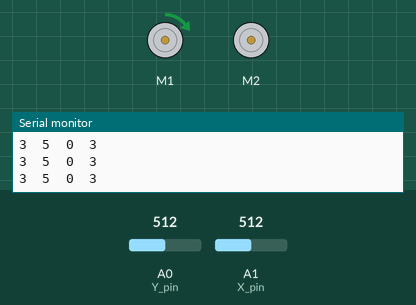
This sketch was run on a simulated Arduino Uno, built with avr-gcc and run on an emulated ATmega328P. Shown: 2 × DC motor (green arrow = forward, orange = backward, longer = faster), the last lines printed to the serial monitor. The test bench sets the inputs (shaded band); at power-on: A0 (Y_pin) = 512, A1 (X_pin) = 512.

Above: at 1.2 s.
1.3 s: A0 (Y_pin) set to 696
At 2.2 s:
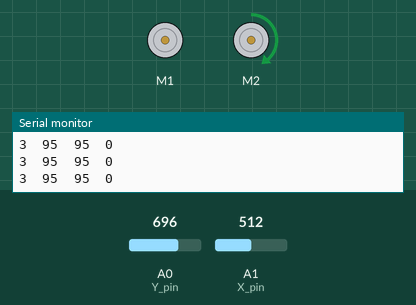
4.3 s: A0 (Y_pin) set to 724
At 4.6 s:
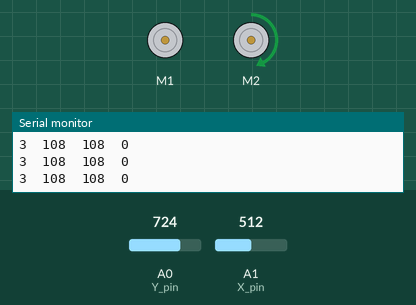
5.8 s: A1 (X_pin) set to 738
At 7.0 s:
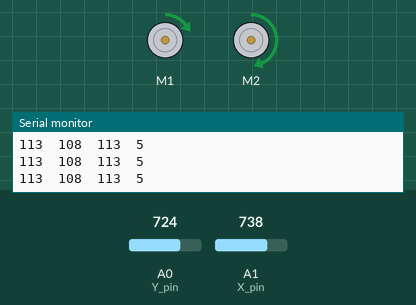
7.3 s: A1 (X_pin) set to 765
At 8.1 s:
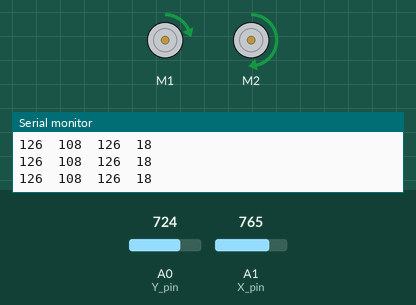
8.8 s: A0 (Y_pin) set to 749
At 9.1 s:
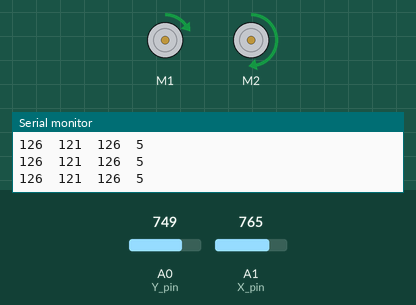
11.8 s: A1 (X_pin) set to 900
At 12.5 s:
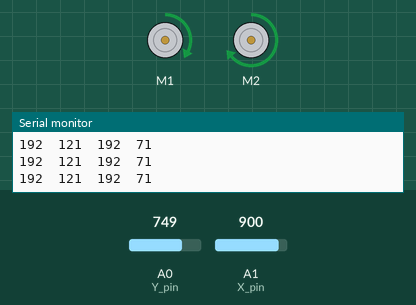
Timing chart, 0 to 14.3 s (numbered marks = the images above; inputs shaded):
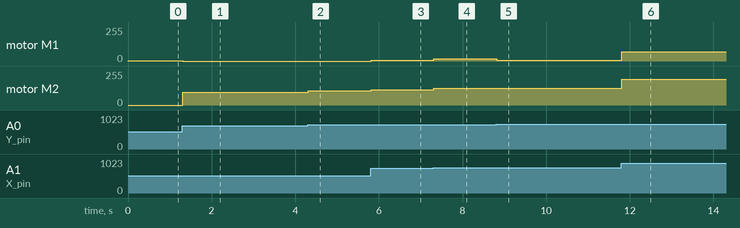

The sketch:

motors.ino
```cpp
#include <Wire.h>
#include <Adafruit_MotorShield.h>
#include "utility/Adafruit_MS_PWMServoDriver.h"
#define SW_pin 7
#define X_pin A1
#define Y_pin A0

Adafruit_MotorShield AFMS = Adafruit_MotorShield();
Adafruit_DCMotor *rightMotor = AFMS.getMotor(1);
Adafruit_DCMotor *leftMotor = AFMS.getMotor(2);

long x_pad, y_pad;
int rightSpeed, leftSpeed;
void setup() {
  pinMode(SW_pin, INPUT);
  digitalWrite(SW_pin, HIGH);
  Serial.begin(9600);
  Serial.println("Motor Test - Pad Analogico");
  AFMS.begin();
}

void loop() {
  x_pad = map(analogRead(X_pin), 0, 1023, 0, 500) - 247;
  y_pad = map(analogRead(Y_pin), 0, 1023, 0, 500) - 245;
  Serial.print(x_pad);
  Serial.print("\t");
  Serial.print(y_pad);
  Serial.print("\t");
  //1
  if (y_pad > 10 && x_pad > 10) {
    if (y_pad > x_pad) {
      leftSpeed = y_pad;
      rightSpeed = 0;
    }
    else {
      leftSpeed = x_pad;
      rightSpeed = abs(x_pad - y_pad);
    }
  }
  //2
  else if (y_pad < -10 && x_pad > 10) {
    if (abs(y_pad) > x_pad) {
      rightSpeed = abs(y_pad);
      leftSpeed = 0;
    }
    else {
      rightSpeed = x_pad;
      leftSpeed = abs(x_pad + y_pad);
    }
  }
  //3
  else if (y_pad < -10 && x_pad < -10) {
    rightSpeed = abs(y_pad) - abs(x_pad);
    if (abs(y_pad) >  abs(x_pad)) leftSpeed = 0;
    else leftSpeed = x_pad - y_pad;
  }
  //4
  else if (y_pad > 10 && x_pad < -10) {
    leftSpeed = y_pad - abs(x_pad);
    if (y_pad > abs(x_pad)) rightSpeed = 0;
    else rightSpeed = y_pad + x_pad;
  }

  else {
    rightSpeed = x_pad;
    leftSpeed = rightSpeed;
  }


  if (x_pad < 10 && x_pad > -10) {
    if (y_pad > 10) {
      rightSpeed = 0;
      leftSpeed = abs(y_pad);
    }
    else if (y_pad < -10) {
      rightSpeed = abs(y_pad);
      leftSpeed = 0;
    }
    else leftSpeed = 0;
  }

  rightMotor->setSpeed(abs(rightSpeed));
  leftMotor->setSpeed(abs(leftSpeed));

  if (rightSpeed > 0) rightMotor->run(FORWARD);
  else rightMotor->run(BACKWARD);
  if (leftSpeed > 0) leftMotor->run(FORWARD);
  else leftMotor->run(BACKWARD);

  Serial.print(leftSpeed);
  Serial.print("\t");
  Serial.println(rightSpeed);
}
```

Measured:
- after the input at 1.3 s, motor M1: forward 3/255 → stopped at once; motor M2: stopped → forward 95/255 at once
- after the input at 4.3 s, motor M2: forward 95/255 → forward 108/255 at once
- after the input at 5.8 s, motor M1: stopped → forward 5/255 at once; motor M2: forward 108/255 → forward 113/255 at once
- after the input at 7.3 s, motor M1: forward 5/255 → forward 18/255 at once; motor M2: forward 113/255 → forward 126/255 at once
- after the input at 8.8 s, motor M1: forward 18/255 → forward 5/255 at once
- after the input at 11.8 s, motor M1: forward 5/255 → forward 71/255 at once; motor M2: forward 126/255 → forward 192/255 at once
